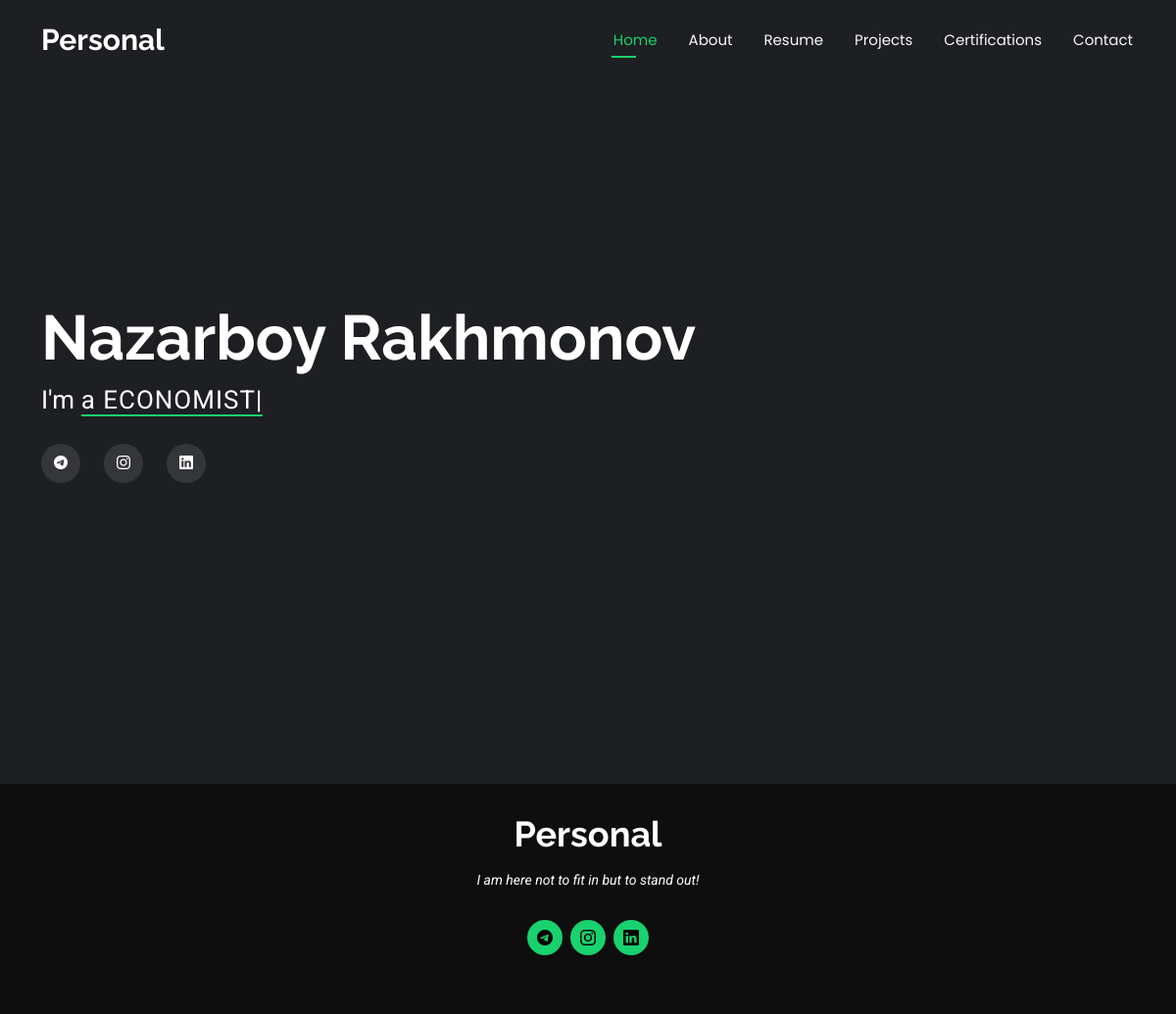
The page / on the database its author committed.
### home/models.py (models this page shows, shortened)
class HomePageModel(models.Model):
    name = models.CharField(max_length=30)
    quote = models.TextField(null=True)
    image = models.ImageField(upload_to='home-image',
                              help_text="Image size should be 1920x1080 pixels. You can do it here: 👉https://imageresizer.com/👈")
    created_at = models.DateTimeField(auto_now_add=True)
    updated_at = models.DateTimeField(auto_now=True)
    class Meta:
        verbose_name = 'Home Page'
        verbose_name_plural = 'Home Pages'

class SocialMediaModel(models.Model):
    choices = (
        ('instagram', 'instagram'),
        ('telegram', 'telegram'),
        ('facebook', 'facebook'),
        ('linkedin', 'linkedin'),
    )
    social_media_app = models.CharField(max_length=11, choices=choices)
    social_media_url = models.URLField()
    person = models.ForeignKey(HomePageModel, on_delete=models.CASCADE, related_name='social_media_apps')
    created_at = models.DateTimeField(auto_now_add=True)
    updated_at = models.DateTimeField(auto_now=True)
    class Meta:
        verbose_name = 'Social Media App'
        verbose_name_plural = 'Social Media Apps'

### home/views.py (the view)
# urls.py: path('', HomeView.as_view(), name='home'),
class HomeView(TemplateView):
    template_name = 'index.html'
    def get_context_data(self, **kwargs):
        context = super().get_context_data(**kwargs)
        data = HomePageModel.objects.first()
        context['name'] = data.name
        context['titles'] = data.titles.all()
        context['first_title'] = context['titles'][0] if context['titles'] else "No one"
        context['quote'] = data.quote
        context['image'] = data.image
        context['social_media_apps'] = SocialMediaModel.objects.all()
        return context

### home/models.py (called while the page is built)
    def __str__(self):
        return self.title

### templates/index.html (shortened to what this page needs)
{% extends 'bases/base.html' %}
{% load static %}
{% block content %}
<main class="main">
    <section id="hero" class="hero section dark-background">
        <img src="{{image.url}}" alt="" data-aos="fade-in">
        <div class="container" data-aos="zoom-out" data-aos-delay="100">
            <h2>{{name}}</h2>
            <p>I'm <span class="typed"
                         data-typed-items="{% if titles %}{% for title in titles %}{{ title }}{% if not forloop.last %},{% endif %}{% endfor %}{% else %}No one{% endif %}">{{first_title}}</span></p>
            <div class="social-links">
                {% for media_app in social_media_apps %}
                <a href="{{media_app.social_media_url}}"><i class="bi bi-{{media_app.social_media_app}}"></i></a>
                {% endfor %}
            </div>
        </div>
    </section>
</main>
{% endblock %}

### templates/bases/footer.html
{% load static %}
<footer id="footer" class="footer dark-background">
    <div class="container">
        <h3 class="sitename">Personal</h3>
        <p>{{quote}}</p>
        <div class="social-links d-flex justify-content-center">
            {% for media_app in social_media_apps %}
            <a href="{{media_app.social_media_url}}"><i class="bi bi-{{media_app.social_media_app}}"></i></a>
            {% endfor %}
        </div>
    </div>
</footer>

### assets/css/main.css (style rules this page uses)
:root { --default-font: "Roboto", system-ui, -apple-system, "Segoe UI", Roboto, "Helvetica Neue", Arial, "Noto Sans", "Liberation Sans", sans-serif, "Apple Color Emoji", "Segoe UI Emoji", "Segoe UI Symbol", "Noto Color Emoji"; --heading-font: "Raleway", sans-serif; --nav-font: "Poppins", sans-serif; }
:root { --background-color: #000000; --default-color: #fafafa; --heading-color: #ffffff; --accent-color: #18d26e; --surface-color: #1a1a1a; --contrast-color: #000000; }
:root { --nav-color: #fafafa; --nav-hover-color: #18d26e; --nav-mobile-background-color: #1a1a1a; --nav-dropdown-background-color: #1a1a1a; --nav-dropdown-color: #fafafa; --nav-dropdown-hover-color: #18d26e; }
.dark-background { --background-color: rgba(15, 15, 15, 0.975); --default-color: #ffffff; --heading-color: #ffffff; --surface-color: #292929f9; --contrast-color: #000000; }
:root { scroll-behavior: smooth; }
body { color: var(--default-color); background-color: var(--background-color); font-family: var(--default-font); }
a { color: var(--accent-color); text-decoration: none; transition: 0.3s; }
h1, h2, h3, h4, h5, h6 { color: var(--heading-color); font-family: var(--heading-font); }
.footer { color: var(--default-color); background-color: var(--background-color); font-size: 14px; text-align: center; padding: 30px 0; position: relative; }
.footer h3 { font-size: 36px; font-weight: 700; position: relative; padding: 0; margin: 0 0 15px 0; }
.footer p { font-size: 15; font-style: italic; padding: 0; margin: 0 0 30px 0; }
.footer .social-links { margin: 0 0 30px 0; }
.footer .social-links a { font-size: 16px; display: flex; align-items: center; justify-content: center; background: var(--accent-color); color: var(--contrast-color); line-height: 1; margin: 0 4px; border-radius: 50%; text-align: center; width: 36px; height: 36px; transition: 0.3s; }
section, .section { color: var(--default-color); background-color: var(--background-color); padding: 60px 0; scroll-margin-top: 100px; overflow: clip; }
.hero { width: 100%; min-height: 100vh; position: relative; padding: 80px 0; display: flex; align-items: center; justify-content: center; }
.hero img { position: absolute; inset: 0; display: block; width: 100%; height: 100%; object-fit: cover; z-index: 1; }
.hero .container { position: relative; z-index: 3; }
.hero h2 { margin: 0; font-size: 64px; font-weight: 700; }
.hero p { margin: 5px 0 0 0; font-size: 26px; }
.hero p span { letter-spacing: 1px; border-bottom: 2px solid var(--accent-color); }
.hero .social-links { margin-top: 25px; }
.hero .social-links a { background-color: color-mix(in srgb, var(--default-color), transparent 90%); color: var(--default-color); font-size: 14px; width: 40px; height: 40px; border-radius: 50px; display: inline-flex; align-items: center; justify-content: center; margin-right: 20px; transition: 0.3s; }

### rows shown on the page
HomePageModel: name "Nazarboy Rakhmonov", quote "I am here not to fit in but to stand out!"
